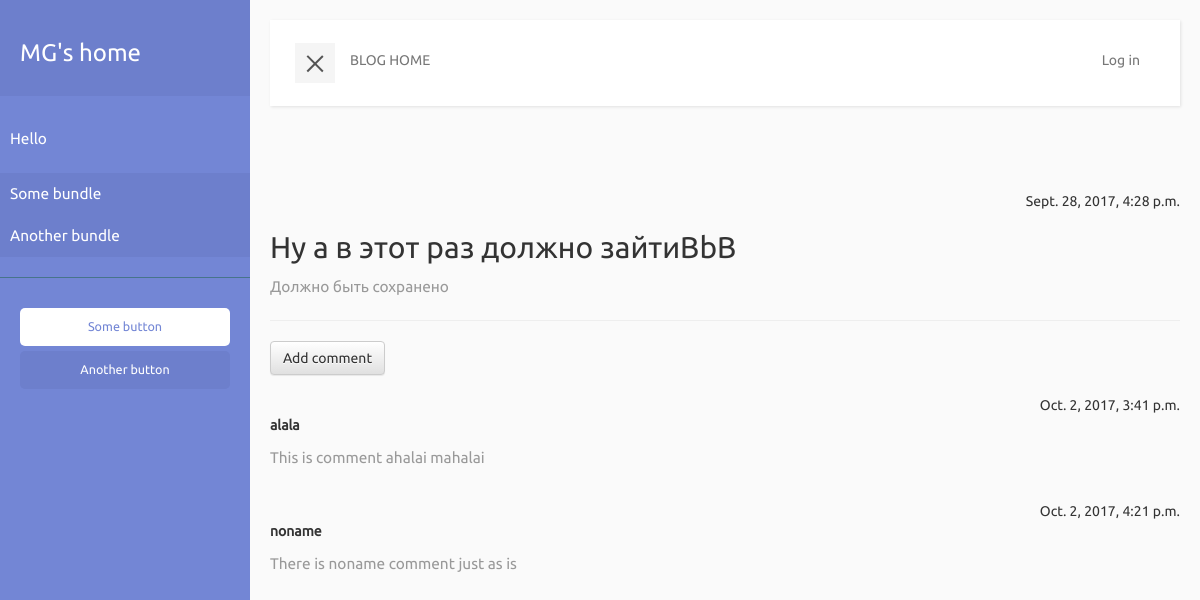
Screenshot of /blog/post/7/ with the database file from the repository.
### blog/models.py (models this page shows, shortened)
class CategoryBundle(models.Model):
    name = models.CharField(max_length=200)
    created_date = models.DateTimeField(default=timezone.now)

class Post(models.Model):
    author = models.ForeignKey('auth.User')
    category = models.ForeignKey('blog.Category', default=None, null=True)
    title = models.CharField(max_length=200)
    text = models.TextField()
    created_date = models.DateTimeField(default=timezone.now)
    published_date = models.DateTimeField(blank=True, null=True)

class Comment(models.Model):
    post = models.ForeignKey('blog.Post', related_name='comments')
    author = models.CharField(max_length=200)
    text = models.TextField()
    created_date = models.DateTimeField(default=timezone.now)
    approved_comment = models.BooleanField(default=False)

### blog/views.py (the view)
# urls.py: url(r'^blog/post/(?P<pk>\d+)/$', views.post_detail, name='post_detail'),
def post_detail(request, pk):
    categories = get_category_list()
    bundles = get_category_bundle_list()
    post = get_object_or_404(Post, pk=pk)
    return render(request, 'blog/post_detail.html', {'post': post, 'categories': categories, 'category_bundles': bundles})

### blog/views.py (called while the page is built)
def get_category_list():
    categories = list(Category.objects.order_by('created_date'))
    return categories

def get_category_bundle_list():
    bundles = list(CategoryBundle.objects.order_by('created_date'))
    return bundles

### blog/templates/blog/post_detail.html (shortened to what this page needs)
{% extends 'blog/base.html' %}
{% block content %}
    <div class="post">
        {% if post.published_date %}
            <div class="date">
                {{ post.published_date }}
            </div>
        {% endif %}
        <h2>{{ post.title }}</h2>
        <p>{{ post.text|linebreaksbr }}</p>
    </div>
    <hr>
    <a class="btn btn-default" href="{% url 'add_comment_to_post' pk=post.pk %}">Add comment</a>
    {% for comment in post.comments.all %}
        {% if user.is_authenticated or comment.approved_comment %}
            <div class="comment">
                <div class="date">
                    {{ comment.created_date }}
                </div>
                <strong>{{ comment.author }}</strong>
                <p>{{ comment.text|linebreaks }}</p>
            </div>
        {% endif %}
    {% empty %}
        <p>No comments here yet :( </p>
    {% endfor %}
{% endblock %}

### blog/templates/blog/base.html (shortened to what this page needs)
{% load staticfiles %}
<html>
    <head>
        <link rel="stylesheet" href="//maxcdn.bootstrapcdn.com/bootstrap/3.3.7/css/bootstrap.min.css" >
        <link rel="stylesheet" href="//maxcdn.bootstrapcdn.com/bootstrap/3.3.7/css/bootstrap-theme.min.css" >
        <link rel="stylesheet" href="{% static 'css/blog.css' %}" >
    </head>
    <body>
        <div class="wrapper">
            <nav id="sidebar">
                <div class="sidebar-header">
                    <h3><a href="/">MG's home</a></h3>
                </div>
                <ul class="list-unstyled components">
                    <p>Hello {{user.username}}</p>
                    {% for category_bundle in category_bundles %}
                        <li class="active">
                            <a href="#submenu-{{category_bundle.id}}" data-toggle="collapse" aria-expanded="false">
                                {{category_bundle.name}}
                            </a>
                        </li>
                    {% endfor %}
                </ul>
                <ul class="list-unstyled CTAs">
                    <li><a href="#" class="download">Some button</a></li>
                    <li><a href="#" class="article">Another button</a></li>
                </ul>
            </nav>
            <div id="content">
                <nav class="navbar navbar-default">
                    <div class="container-fluid">
                        <div class="navbar-header">
                            <button type="button" id="sidebarCollapse" class="navbar-btn">
                                <span></span>
                            </button>
                        </div>
                        <div class="collapse navbar-collapse" id="bs-example-navbar-collapse-1">
                            <ul class="nav navbar-nav navbar-left">
                                <li>
                                    <a href="/blog/">BLOG HOME</a>
                                </li>
                            </ul>
                            <ul class="nav navbar-nav navbar-right">
                            {% if user.is_authenticated %}
                                <li>
                                    <a href="{% url 'post_new' %}">Add post</a>
                                </li>
                                <li>
                                    <a href="{% url 'post_draft_list' %}">Approve posts</a>
                                </li>
                                <li>
                                    <a href="{% url 'logout' %}">Log out</a>
                                </li>
                            {% else %}
                                <li>
                                    <a href="{% url 'login' %}">Log in</a>
                                </li>
                            {% endif %}
                            </ul>
                        </div>
                    </div>
                </nav>
                {% block content %}
                {% endblock %}
            </div>
        </div>
    </body>
</html>

### blog/static/css/blog.css (style rules this page uses)
body { font-family: 'Ubuntu', sans-serif; background: #fafafa; }
p { font-family: 'Ubuntu', sans-serif; font-size: 1.1em; font-weight: 300; line-height: 1.7em; color: #999; }
a, a:hover, a:focus { color: inherit; text-decoration: none; transition: all 0.3s; }
.navbar { padding: 15px 10px; background: #fff; border: none; border-radius: 0; margin-bottom: 40px; box-shadow: 1px 1px 3px rgba(0, 0, 0, 0.1); }
.navbar-btn { box-shadow: none; outline: none !important; border: none; }
.wrapper { display: flex; align-items: stretch; perspective: 1500px; }
#sidebar { min-width: 250px; max-width: 250px; background: #7386D5; color: #fff; transition: all 0.6s cubic-bezier(0.945, 0.020, 0.270, 0.665); transform-origin: bottom left; }
#sidebar .sidebar-header { padding: 20px; background: #6d7fcc; }
#sidebar ul.components { padding: 20px 0; border-bottom: 1px solid #47748b; }
#sidebar ul p { color: #fff; padding: 10px; }
#sidebar ul li a { padding: 10px; font-size: 1.1em; display: block; }
#sidebar ul li.active > a, a[aria-expanded="true"] { color: #fff; background: #6d7fcc; }
a[data-toggle="collapse"] { position: relative; }
a[aria-expanded="false"]::before, a[aria-expanded="true"]::before { display: block; position: absolute; right: 20px; font-family: 'Glyphicons Halflings'; font-size: 0.6em; }
ul.CTAs { padding: 20px; }
ul.CTAs a { text-align: center; font-size: 0.9em !important; display: block; border-radius: 5px; margin-bottom: 5px; }
a.download { background: #fff; color: #7386D5; }
a.article, a.article:hover { background: #6d7fcc !important; color: #fff !important; }
#content { padding: 20px; min-height: 100vh; transition: all 0.3s; width: 100%; }
#sidebarCollapse { width: 40px; height: 40px; background: #f5f5f5; }
#sidebarCollapse span { width: 80%; height: 2px; margin: 0 auto; display: block; background: #555; transition: all 0.8s cubic-bezier(0.810, -0.330, 0.345, 1.375); transition-delay: 0.2s; }
#sidebarCollapse span:last-of-type { transform: rotate(-45deg) translate(1px, -1px); }
.date { padding-top: 20px; text-align: right; width: 100%; }
.wrapper div { display: block; }
.post { padding-top: 25px; }

### rows the page displays
CategoryBundle: name "Some bundle"
CategoryBundle: name "Another bundle"
Post: published_date "Sept. 28, 2017, 4:28 p.m.", title "Ну а в этот раз должно зайтиBbB", text "Должно быть сохранено"
Comment: created_date "Oct. 2, 2017, 3:41 p.m.", author "alala", text "This is comment ahalai mahalai"
Comment: created_date "Oct. 2, 2017, 4:21 p.m.", author "noname", text "There is noname comment just as is"
